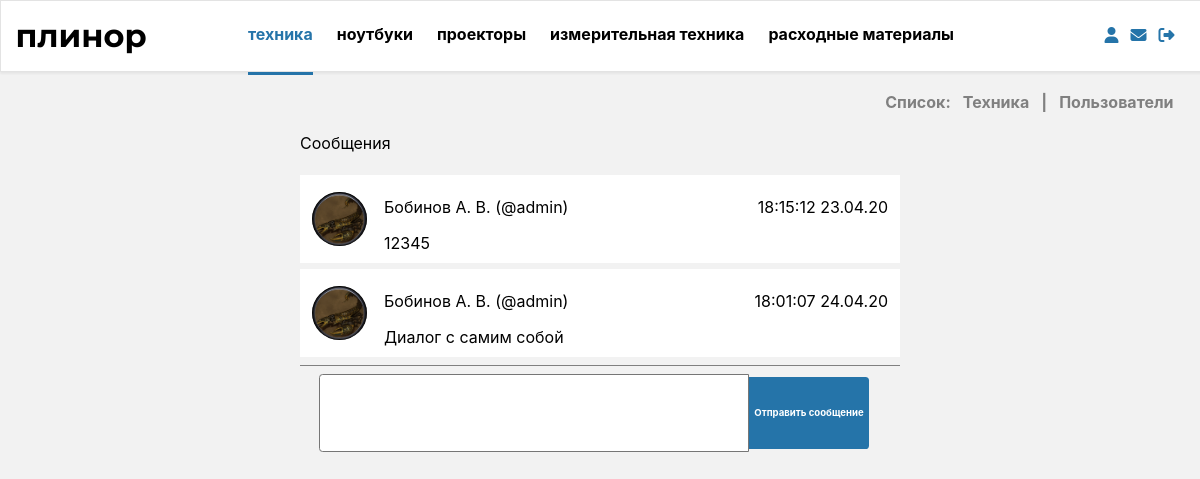
The app's page /mail/dialog/1 (signed in) with its own data.
### tables this page shows
CREATE TABLE `users` (
  `id` int(11) NOT NULL,
  `login` text,
  `password` text,
  `r_name` text,
  `r_surname` text,
  `r_secname` text,
  `email` text,
  `mode` int(11) DEFAULT NULL,
  `avatar` text
);

CREATE TABLE `message` (
  `id` int(11) NOT NULL,
  `id_author` int(11) NOT NULL,
  `id_reader` int(11) NOT NULL,
  `theme` text NOT NULL,
  `content` text NOT NULL,
  `mdate` int(11) NOT NULL,
  `status` int(11) NOT NULL
);

### bizz/view/view_form.php (called while the page is built)
<?php
include "bizz/view/view_hat.php";
include "bizz/view/view_menu.php";
include "bizz/view/$content_view";

### bizz/core/view.php (called while the page is built)
<?php
class View
{
    function generate($content_view, $template_view, $data = null)
    {
        include 'bizz/view/'.$template_view;
    }
}

### bizz/controler/controller_mail.php (called while the page is built, shortened)
<?php
class Controller_mail extends Controller
{
    var $model_mail=NULL;
    public function __construct($way)
    {
        $this->model_mail = new Model_mail();
    }
    function action_dialog()
    {
        $data['user']=$this->way[4];
        $data['mess']=$this->model_mail->find_mess($data['user']);
        $this->view->generate('view_dialog.php', 'view_form.php',$data);
    }
}

### bizz/bootstrap.php (called while the page is built, shortened)
<?php
require_once 'core/mysql.php';
require_once 'core/model.php';
require_once 'core/view.php';
Route::start($routes);

### index.php (called while the page is built, shortened)
<?php
$routes = explode('/', $_SERVER['SERVER_NAME'].$_SERVER['REQUEST_URI']);
require_once 'bizz/bootstrap.php';

### bizz/core/model.php (called while the page is built, shortened)
<?php
class Model
{
    function __construct()
    {
        $this->db = new MySQL("localhost", "root","root","plinor");
    }
}

### bizz/core/MySQL.php (called while the page is built)
<?php
class MySQL extends mysqli
{
    public static $request=array();
    public  function query($req,$resultmode = MYSQLI_STORE_RESULT){
        array_unshift(self::$request,$req);
        return parent::query($req);
    }
}

### bizz/model/model_mail.php (called while the page is built, shortened)
<?php
class Model_mail extends Model
{
    public function find_person()
    {
        $result = $this->db->query("SELECT id_user FROM hash WHERE hash='{$_COOKIE["hash"]}'");
        $myresult = mysqli_fetch_row($result);
        if (isset($myresult)) {
            $myresult = $this->db->query("SELECT * FROM users WHERE id='$myresult[0]'");
        }
        $myresult = mysqli_fetch_row($myresult);
        if (isset($myresult)) {
            return $myresult;
        }
    }
       public function find_mess($man){
            $info=array();
            $all_mess=array();
           $me=$this->find_person();
           $info_man=$this->db->query("select * from users where id=$man");
           $info_man=mysqli_fetch_row($info_man);
           $info_me=$this->db->query("select * from users where id=$me[0]");
           $info_me=mysqli_fetch_row($info_me);
           $info[]=$info_man;
           $info[]=$info_me;
           $return[]=$info;
           $left_mess=$this->db->query("select * from message where id_author=$man and id_reader=$me[0]");
           while($row=mysqli_fetch_row($left_mess)){
                $all_mess[]=$row;
           }
           $return[]=$all_mess;
           return $return;
    }
}

### bizz/view/view_dialog.php (the view, shortened to what this page needs)
<article class="mail_art">
    <p>Сообщения</p>
    <?php $flag=0;?>
    <div class="mail_all">
        <?php for($i=0;$i<count($data['mess'][1]);$i++):?>
        <div class="mail_dialog  <?php if($data['mess'][0][1][0]==$data['mess'][1][$i][1]){ echo 'me'; $flag=1;} else{ $flag=0;}?>">
            <img src="<?php echo URL_BASE."/".$data['mess'][0][$flag][8];?>" class="mail_photo">
            <div>
                <div class="row mail_hat">
                    <p><?php echo $data['mess'][0][$flag][4]." ".mb_substr($data['mess'][0][$flag][3], 0, 1).". ".mb_substr($data['mess'][0][$flag][5], 0, 1).". (@".$data['mess'][0][$flag][1].")"?></p>
                    <p class="mail_date"><?php echo date('H:i:s d.m.y',$data['mess'][1][$i][5]);?></p>
                </div>
                <p class="mail_message"><?php echo $data['mess'][1][$i][4];?></p>
            </div>
        </div>
        <?php endfor;?>
        <form action="<?php echo URL_BASE."/mail/send/".$data['user'];?>" method="post" name="send">
            <textarea type="text" class="mail_ss" name="message" placeholder="Примечание">
            </textarea>
            <input type="submit" class="add_button mail_small" value="Отправить сообщение">
        </form>
    </div>
</article>

### css/landing.css (style rules this page uses)
html { height: 100%; margin: 0; padding: 0; }
article { margin: 0 auto; margin-top: 70px; position: relative; width: 65vw; padding: 0.5vw 1vw; display: flex; flex-direction: column; font-family: -apple-system, BlinkMacSystemFont, "Segoe UI", Roboto, "Helvetica Neue", Arial, "Noto Sans", serif; height: 100%; }
article div { margin: 0.5vw 0vw 0 0; }

### css/menu.css (style rules this page uses)
body { font-family: PF Regal, PF Regal Text Pro, Georgia, serif; margin: 0 0; background: rgb(242, 242, 242); overflow-x: hidden; }

### css/art_man.css (style rules this page uses)
.add_button { color: white; background: #2574A9; font-family: -apple-system, BlinkMacSystemFont, "Segoe UI", Roboto, "Helvetica Neue", Arial, "Noto Sans", serif; font-size: 16px; font-weight: 500; border: 0; border-radius: 4px; width: 200px; height: 32px; margin: 0 1vw; }

### css/cabinet.css (style rules this page uses)
.row { display: flex; flex-direction: row; }

### css/mail.css (style rules this page uses)
.mail_art { width: 50%; }
.mail_art input { font-weight: bold; border: 0; border-radius: 0.3vw; font-size: 0.8vw; }
.mail_all { margin: 0; }
.mail_dialog { display: flex; flex-direction: row; align-items: center; padding:0.5vw 1vw; position: relative; }
.mail_dialog div { margin: 0; }
.mail_photo { background: gray; width: 5vw; height: 4.5vw; border-radius: 50%; margin-right: 3%; }
.mail_hat { width: 42vw; justify-content: space-between; }
.mail_message { margin: 0; height: 2vw; }
.mail_art .mail_small { width: 8vw; height: 2vw; margin-left: 0; border-radius: 0; padding: 0; border-top-right-radius: 0.3vw; border-bottom-right-radius:0.3vw; display: inline-block; }
.mail_art .mail_ss { width: 20vw; height: 2vw; margin-left: 0; border-radius: 0; border-top-left-radius: 0.3vw; border-bottom-left-radius:0.3vw; display: inline-block; padding-left: 0.5vw; }
.mail_art [name='send'] { display: flex; flex-direction: row; letter-spacing : -.36em; justify-items: center; justify-content: center; align-items: center; align-content: center; }
.mail_art [name='send'] textarea { width: 70%; height: 6vw; resize: none; }
.mail_art [name='send'] .mail_small { width: 10vw; height: 6vw; }
.mail_art .me { background: white; }

### records on screen
users: avatar (picture), r_surname "Бобинов", mb_substr($data['mess'][0][$flag][3], 0, 1) "А", mb_substr($data['mess'][0][$flag][5], 0, 1) "В", login "admin"
message: mdate "18:15:12 23.04.20", content "12345"
message: mdate "18:01:07 24.04.20", content "Диалог с самим собой"
